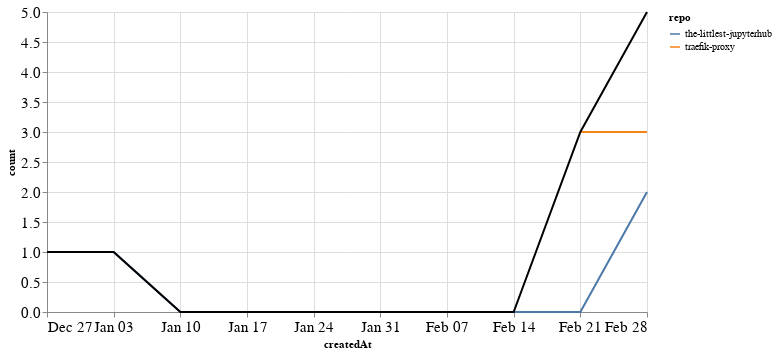

Notebook code cell kept with this figure:
### Markdown cell above
### PRs

### Code cell
prs_time = prs.groupby('repo').resample('W', on='createdAt').count()['author'].reset_index()
prs_time = prs_time.rename(columns={'author': 'count'})
prs_time_total = prs_time.groupby('createdAt').agg({"count": "sum"}).reset_index()

ch1 = alt.Chart(prs_time, width=600).mark_line().encode(
    x='createdAt',
    y='count',
    color='repo',
    tooltip="repo"
)

ch2 = alt.Chart(prs_time_total, width=600).mark_line(color="black").encode(
    x='createdAt',
    y='count',
)

ch1 + ch2

### Figure 1 — Vega-Lite specification as saved in the notebook (floating-point values rounded to 4 significant figures)
{"config": {"axisLeft": {"labelFontSize": 15}, "axisBottom": {"labelFontSize": 15}}, "layer": [{"data": {"name": "data-5132a39eb03d6bb84baf6b7d438d0d56"}, "mark": "line", "encoding": {"color": {"type": "nominal", "field": "repo"}, "tooltip": {"type": "nominal", "field": "repo"}, "x": {"type": "temporal", "field": "createdAt"}, "y": {"type": "quantitative", "field": "count"}}, "width": 600}, {"data": {"name": "data-b081ab070cf6b5822bb6e1d7e7387818"}, "mark": {"type": "line", "color": "black"}, "encoding": {"x": {"type": "temporal", "field": "createdAt"}, "y": {"type": "quantitative", "field": "count"}}, "width": 600}], "$schema": "https://vega.github.io/schema/vega-lite/v4.8.1.json", "datasets": {"data-5132a39eb03d6bb84baf6b7d438d0d56": [{"repo": "the-littlest-jupyterhub", "createdAt": "2020-12-27T00:00:00", "count": 1}, {"repo": "the-littlest-jupyterhub", "createdAt": "2021-01-03T00:00:00", "count": 1}, {"repo": "the-littlest-jupyterhub", "createdAt": "2021-01-10T00:00:00", "count": 0}, {"repo": "the-littlest-jupyterhub", "createdAt": "2021-01-17T00:00:00", "count": 0}, {"repo": "the-littlest-jupyterhub", "createdAt": "2021-01-24T00:00:00", "count": 0}, {"repo": "the-littlest-jupyterhub", "createdAt": "2021-01-31T00:00:00", "count": 0}, {"repo": "the-littlest-jupyterhub", "createdAt": "2021-02-07T00:00:00", "count": 0}, {"repo": "the-littlest-jupyterhub", "createdAt": "2021-02-14T00:00:00", "count": 0}, {"repo": "the-littlest-jupyterhub", "createdAt": "2021-02-21T00:00:00", "count": 0}, {"repo": "the-littlest-jupyterhub", "createdAt": "2021-02-28T00:00:00", "count": 2}, {"repo": "traefik-proxy", "createdAt": "2021-02-21T00:00:00", "count": 3}, {"repo": "traefik-proxy", "createdAt": "2021-02-28T00:00:00", "count": 3}], "data-b081ab070cf6b5822bb6e1d7e7387818": [{"createdAt": "2020-12-27T00:00:00", "count": 1}, {"createdAt": "2021-01-03T00:00:00", "count": 1}, {"createdAt": "2021-01-10T00:00:00", "count": 0}, {"createdAt": "2021-01-17T00:00:00", "count": 0}, {"createdAt": "2021-01-24T00:00:00", "count": 0}, {"createdAt": "2021-01-31T00:00:00", "count": 0}, {"createdAt": "2021-02-07T00:00:00", "count": 0}, {"createdAt": "2021-02-14T00:00:00", "count": 0}, {"createdAt": "2021-02-21T00:00:00", "count": 3}, {"createdAt": "2021-02-28T00:00:00", "count": 5}]}}
